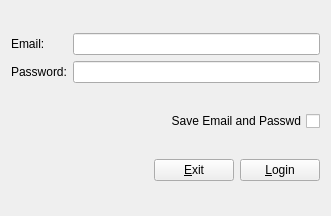
<?xml version="1.0" encoding="UTF-8"?>
<ui version="4.0">
 <class>Login</class>
 <widget class="QWidget" name="Login">
  <property name="geometry">
   <rect>
    <x>0</x>
    <y>0</y>
    <width>331</width>
    <height>216</height>
   </rect>
  </property>
  <property name="windowTitle">
   <string>Form</string>
  </property>
  <layout class="QVBoxLayout" name="verticalLayout">
   <item>
    <layout class="QGridLayout" name="gridLayout">
     <item row="0" column="0">
      <widget class="QLabel" name="label">
       <property name="text">
        <string>Email:</string>
       </property>
       <property name="alignment">
        <set>Qt::AlignLeading|Qt::AlignLeft|Qt::AlignVCenter</set>
       </property>
       <property name="buddy">
        <cstring>emailLineEdit</cstring>
       </property>
      </widget>
     </item>
     <item row="0" column="1">
      <widget class="QLineEdit" name="emailLineEdit">
       <property name="alignment">
        <set>Qt::AlignLeading|Qt::AlignLeft|Qt::AlignVCenter</set>
       </property>
      </widget>
     </item>
     <item row="1" column="0">
      <widget class="QLabel" name="label_2">
       <property name="text">
        <string>Password:</string>
       </property>
       <property name="alignment">
        <set>Qt::AlignLeading|Qt::AlignLeft|Qt::AlignVCenter</set>
       </property>
       <property name="buddy">
        <cstring>passwdLineEdit</cstring>
       </property>
      </widget>
     </item>
     <item row="1" column="1">
      <widget class="QLineEdit" name="passwdLineEdit">
       <property name="echoMode">
        <enum>QLineEdit::Password</enum>
       </property>
      </widget>
     </item>
    </layout>
   </item>
   <item>
    <widget class="QCheckBox" name="checkBox">
     <property name="layoutDirection">
      <enum>Qt::RightToLeft</enum>
     </property>
     <property name="text">
      <string>Save Email and Passwd</string>
     </property>
    </widget>
   </item>
   <item>
    <layout class="QHBoxLayout" name="horizontalLayout">
     <item>
      <spacer name="horizontalSpacer">
       <property name="orientation">
        <enum>Qt::Horizontal</enum>
       </property>
       <property name="sizeHint" stdset="0">
        <size>
         <width>40</width>
         <height>20</height>
        </size>
       </property>
      </spacer>
     </item>
     <item>
      <widget class="QPushButton" name="exitButton">
       <property name="text">
        <string>&amp;Exit</string>
       </property>
      </widget>
     </item>
     <item>
      <widget class="QPushButton" name="loginButton">
       <property name="text">
        <string>&amp;Login</string>
       </property>
      </widget>
     </item>
    </layout>
   </item>
  </layout>
 </widget>
 <resources/>
 <connections>
  <connection>
   <sender>exitButton</sender>
   <signal>clicked()</signal>
   <receiver>Login</receiver>
   <slot>close()</slot>
   <hints>
    <hint type="sourcelabel">
     <x>202</x>
     <y>164</y>
    </hint>
    <hint type="destinationlabel">
     <x>191</x>
     <y>-9</y>
    </hint>
   </hints>
  </connection>
  <connection>
   <sender>emailLineEdit</sender>
   <signal>returnPressed()</signal>
   <receiver>loginButton</receiver>
   <slot>click()</slot>
   <hints>
    <hint type="sourcelabel">
     <x>231</x>
     <y>21</y>
    </hint>
    <hint type="destinationlabel">
     <x>279</x>
     <y>163</y>
    </hint>
   </hints>
  </connection>
  <connection>
   <sender>passwdLineEdit</sender>
   <signal>returnPressed()</signal>
   <receiver>loginButton</receiver>
   <slot>click()</slot>
   <hints>
    <hint type="sourcelabel">
     <x>172</x>
     <y>73</y>
    </hint>
    <hint type="destinationlabel">
     <x>304</x>
     <y>170</y>
    </hint>
   </hints>
  </connection>
 </connections>
</ui>
